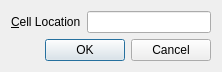
<?xml version="1.0" encoding="UTF-8"?>
<ui version="4.0">
 <class>GoToCellDialog</class>
 <widget class="QDialog" name="GoToCellDialog">
  <property name="geometry">
   <rect>
    <x>0</x>
    <y>0</y>
    <width>222</width>
    <height>71</height>
   </rect>
  </property>
  <property name="windowTitle">
   <string>Go to Cell</string>
  </property>
  <layout class="QVBoxLayout" name="verticalLayout">
   <item>
    <layout class="QHBoxLayout" name="horizontalLayout">
     <item>
      <widget class="QLabel" name="label">
       <property name="text">
        <string>&amp;Cell Location</string>
       </property>
       <property name="buddy">
        <cstring>lineEdit</cstring>
       </property>
      </widget>
     </item>
     <item>
      <widget class="QLineEdit" name="lineEdit"/>
     </item>
    </layout>
   </item>
   <item>
    <widget class="QDialogButtonBox" name="buttonBox">
     <property name="standardButtons">
      <set>QDialogButtonBox::Cancel|QDialogButtonBox::Ok</set>
     </property>
    </widget>
   </item>
  </layout>
 </widget>
 <resources/>
 <connections/>
</ui>
